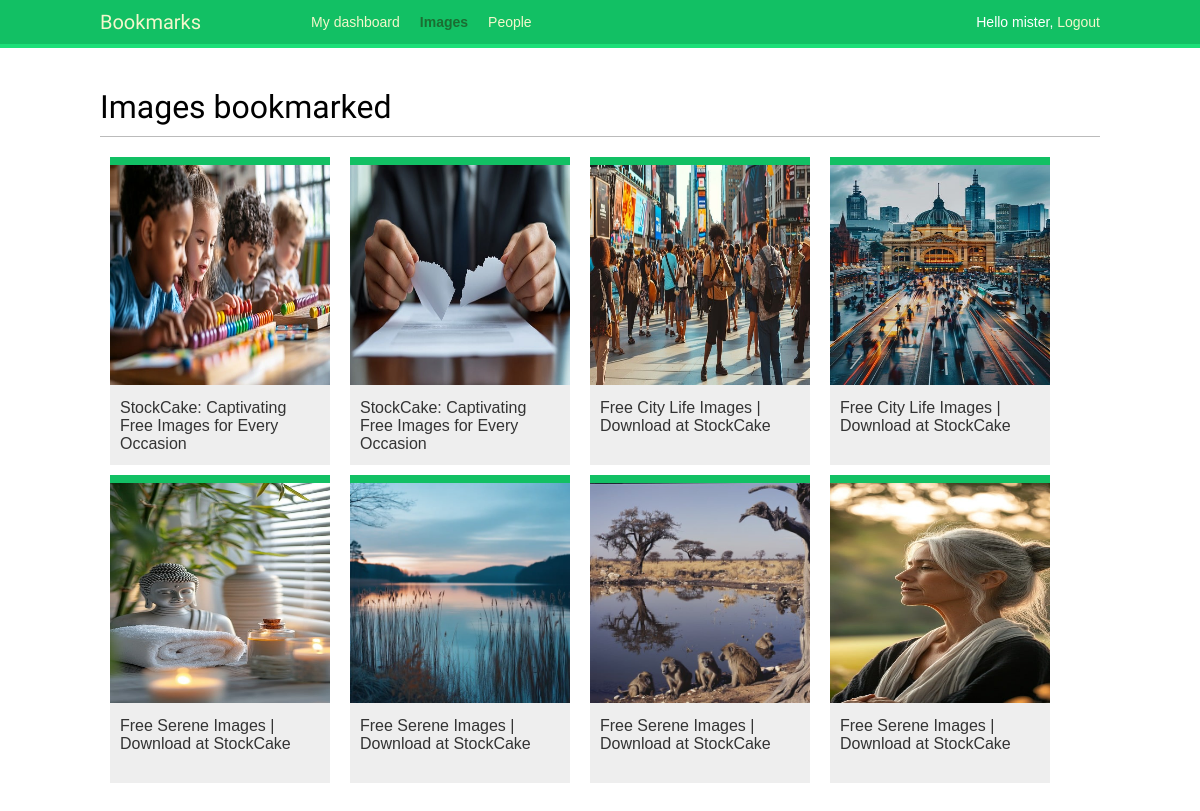
Screenshot of /images/ (signed in) with the database file from the repository.
### images/models.py (models this page shows, shortened)
class Image(m.Model):
    user = m.ForeignKey(
        settings.AUTH_USER_MODEL,
        related_name="images_created",
        on_delete=m.CASCADE
    )
    title = m.CharField(max_length=200)
    slug = m.SlugField(max_length=200)
    url = m.URLField(max_length=2000)
    image = m.ImageField(upload_to="images/%Y/%m/%d/")
    description = m.TextField(blank=True)
    created = m.DateField(auto_now_add=True)
    users_like = m.ManyToManyField(settings.AUTH_USER_MODEL,
                                   related_name='images_liked',
                                   blank=True)
    class Meta:
        indexes = [m.Index(fields=["-created"])]
        ordering = ["-created"]
    def get_absolute_url(self):
        return reverse("images:detail", args=[self.id, self.slug])

### images/views.py (the view)
# urls.py: path('', views.image_list, name='list'),
@login_required
def image_list(request):
    images = Image.objects.all()
    paginator = Paginator(images, 8)
    page = request.GET.get('page')
    images_only = request.GET.get('images_only')
    try:
        images = paginator.page(page)
    except PageNotAnInteger:
        images = paginator.page(1)
    except EmptyPage:
        if images_only:
            return HttpResponse('')
        images = paginator.page(paginator.num_pages)
    if images_only:
        return render(request,
                      'images/image/list_images-mele.html',
                      {'section': 'images',
                       'images': images})
    return render(request,
                  'images/image/list.html',
                   {'section': 'images',
                    'images': images})

### images/templates/images/image/list.html (shortened to what this page needs)
{% extends "base.html" %}
{% block content %}
  <h1>Images bookmarked</h1>
  <div id="image-list">
    {% include "images/image/list_images.html" %}
  </div>
{% endblock content %}

### account/templates/base.html (shortened to what this page needs)
{% load static %}
<!DOCTYPE html>
<html lang="en">
<head>
    <link rel="stylesheet" href="{% static 'css/base1.css' %}">
</head>
<body>
      <div id="header">
        <span class="logo">Bookmarks</span>
        {% if request.user.is_authenticated %}
          <ul class="menu">
            <li {% if section == "dashboard" %}class="selected"{% endif %}>
              <a href="{% url "dashboard" %}">My dashboard</a>
            </li>
            <li {% if section == "images" %}class="selected"{% endif %}>
              <a href="{% url 'images:list'%}">Images</a>
            </li>
            <li {% if section == "people" %}class="selected"{% endif %}>
              <a href="#">People</a>
            </li>
          </ul>
        {% endif %}
        <span class="user">
          {% if request.user.is_authenticated %}
            Hello {{ request.user.first_name|default:request.user.username }},
            <a href="{% url "logout" %}">Logout</a>
          {% else %}
            <a href="{% url "login" %}">Log-in</a>
          {% endif %}
        </span>
      </div>
    <div id="content">
        {% block content %}
        {% endblock %}
    </div>
</body>
</html>

### images/templates/images/image/list_images.html
{% load thumbnail %}
{% for image in images %}
  <div class="image">
    <a href="{{ image.get_absolute_url }}">
      {% thumbnail image.image 200x200 crop="smart" as im %}
      <a href="{{ image.get_absolute_url }}">
        <img src="{{ im.url }}">
      </a>
    </a>
    <div class="info">
      <a href="{{ image.get_absolute_url }}" class="title">
        {{ image.title }}
      </a>
    </div>
  </div>
{% endfor %}

### account/static/css/base1.css (style rules this page uses)
body { margin:0; padding:0; font-family:helvetica, sans-serif; }
a { color:#12c064; text-decoration:none; }
h1, h2, h3, h4, h5 , h6 { font-family: 'Muli', sans-serif; font-weight:normal; }
h1 { border-bottom:1px solid #bbb; padding:0 0 10px 0; margin:10px 0 20px 0; }
#header { padding:10px 100px; font-size:14px; background:#12c064; color:#fff; border-bottom:4px solid #1cdf78; overflow:auto; }
#header .logo { font-family: 'Muli', sans-serif; float:left; color:#f3f7cc; font-size:20px; margin-right:10%; }
#header ul.menu { list-style:none; float:left; margin:0; padding:0; }
#header ul.menu li { float:left; padding:4px 10px; }
#header ul.menu li.selected a, #header ul.menu li.selected a:hover { color:#1b6d32; font-weight:bold; }
#header a { color:#f3f7cc; }
#header .user { float:right; padding-top:4px; }
#content { padding:30px 100px; }
#image-list { overflow:hidden; }
#image-list .image { float:left; width:220px; height:300px; margin:0 10px 10px 10px; border-top:8px solid #12c064; background:#eee; }
#image-list img { width:220px; height:220px; }
#image-list .info { padding:10px; }
#image-list .info a { color:#333; }

### rows the page displays
Image: shows a picture, title "StockCake: Captivating Free Images for Every Occasion"
Image: shows a picture, title "StockCake: Captivating Free Images for Every Occasion"
Image: shows a picture, title "Free City Life Images | Download at StockCake"
Image: shows a picture, title "Free City Life Images | Download at StockCake"
Image: shows a picture, title "Free Serene Images | Download at StockCake"
Image: shows a picture, title "Free Serene Images | Download at StockCake"
Image: shows a picture, title "Free Serene Images | Download at StockCake"
Image: shows a picture, title "Free Serene Images | Download at StockCake"

### other values shown
{{ request.user.first_name|default:request.user.username }} "mister"
